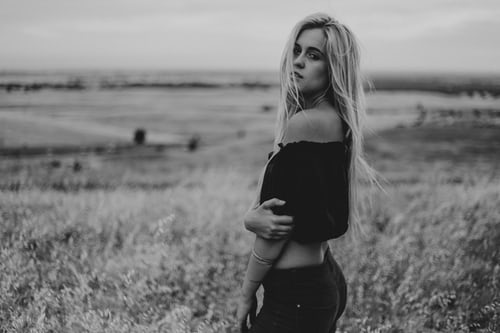
#> input picture ImageEnhancement/histogram equalization/girl.jpeg, 500 x 333 px
$ jupyter execute 'Histogram Equalisation.ipynb'   (shell and % lines are left out)
#> lines starting #> are read from the running program, lines starting #| are printed output that depends on the picture
[cell 1]
import cv2
import matplotlib.pyplot as plt
import numpy as np

[cell 2]
img = cv2.imread('girl.jpeg')
#> img is the input picture: shape (333, 500, 3); min 0, max 210, mean 124.6
plt.imshow(img)

[cell 3]
#img.shape
rows,cols = img.shape[:2]
#> rows = 333; cols = 500

[cell 4]
h = np.zeros(256)
n = rows*cols
#> n = 166500
img_new = np.zeros(img.shape)

[cell 5]
for i in range(0,rows):
    for j in range(0,cols):
        h[img[i][j]] = h[img[i][j]] + 1
#> after the loop, h = 256 values, max 4965 at index 25, min 0 at index 1, mean 650.4

[cell 6]
h,total = np.histogram(img.flatten(),256,[0,256])
#> h = 256 values, max 14895 at index 25, min 0 at index 1, mean 1951.2; total = 257 values from 0 to 256

[cell 7]
#pdf_list = np.ceil(h*(255)/img.size)
#cdf_list = pdf_list.cumsum()
c = h.cumsum()/n
#> c = 256 values from 1.8e-05 to 3
for i in range(0,rows):
    for j in range(0,cols):
        img_new[i,j] = 255*c[img[i][j]]
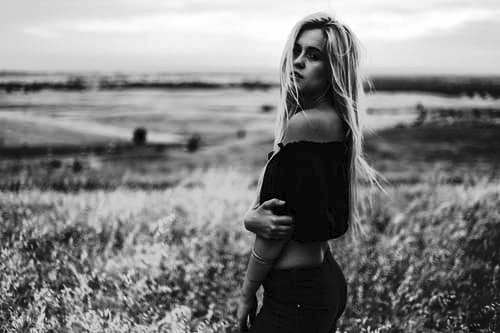
#> img_new: shape (333, 500, 3) float64; min 0.00459, max 765, mean 385.6; drawn with min black and max white

[cell 8]
#for k in range(0,rows):
 #   for l in range(0,cols):
#        img_new[k,l] = cdf_list[img[k,l]]

[cell 9]
cv2.imwrite('img_histeq.png',img_new)
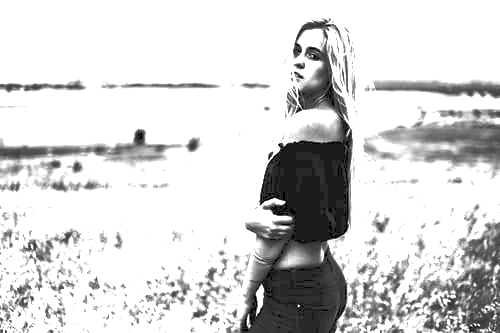
#> saved as img_histeq.png: shape (333, 500, 3); min 0, max 255, mean 213.4
img_new1 = cv2.imread('img_histeq.png')
plt.imshow(img_new1)

[cell 10]
plt.plot(c)
plt.show()
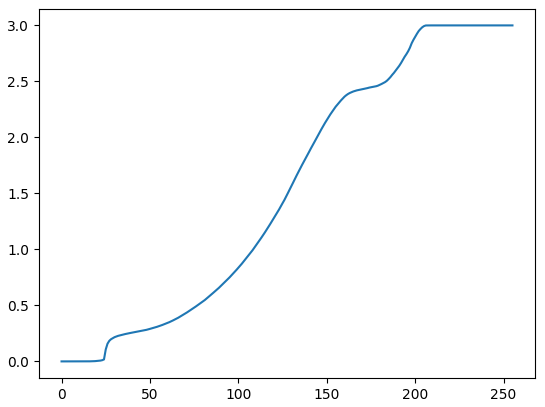
#> figure drawn by matplotlib, 1 panel; curve peaks at x = 210, y = 3

[cell 11]
plt.hist(img.ravel(),256,[0,256])
plt.xlabel('Intensity values')
plt.ylabel('Pixel count')
plt.show()
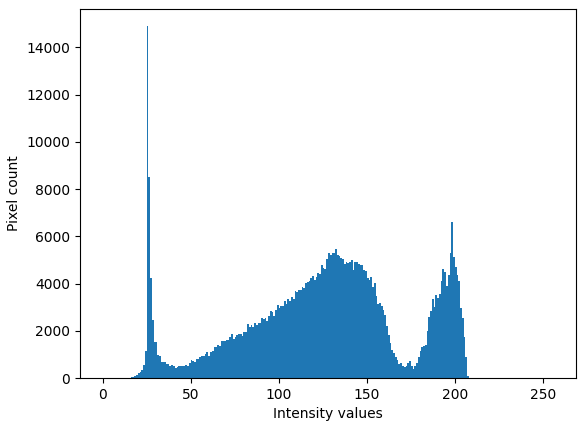
#> figure drawn by matplotlib, 1 panel; tallest bar 14895 high, from x = 25 to 26

[cell 12]
plt.hist(img_new.ravel(),256,[0,256])
plt.xlabel('Intensity values')
plt.ylabel('Pixel count')
plt.show()
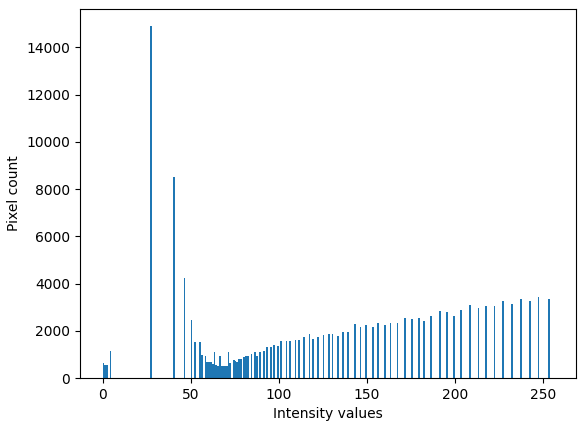
#> figure drawn by matplotlib, 1 panel; tallest bar 14895 high, from x = 27 to 28

$ run again, with ImageEnhancement/histogram equalization/apple.jpeg copied over ImageEnhancement/histogram equalization/girl.jpeg
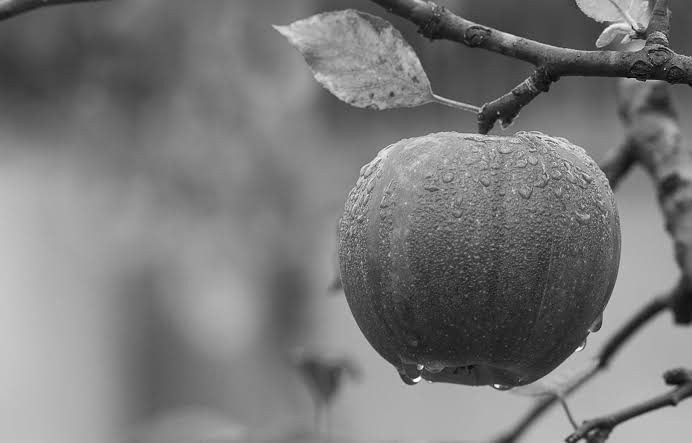
#> input picture ImageEnhancement/histogram equalization/apple.jpeg, 692 x 443 px
#> img is the input picture: shape (443, 692, 3); min 0, max 255, mean 121.2
#> after the loop `for i in range(0,rows):`: h = 256 values, max 4041 at index 174, min 0 at index 2, mean 1197.5
#> `h,total = np.histogram(img.flatten(),256,[0,256])`: h = 256 values, max 12123 at index 174, min 0 at index 2, mean 3592.5; total = 257 values from 0 to 256
#> c = 256 values from 1.96e-05 to 3
#> after the loop `for i in range(0,rows):`:
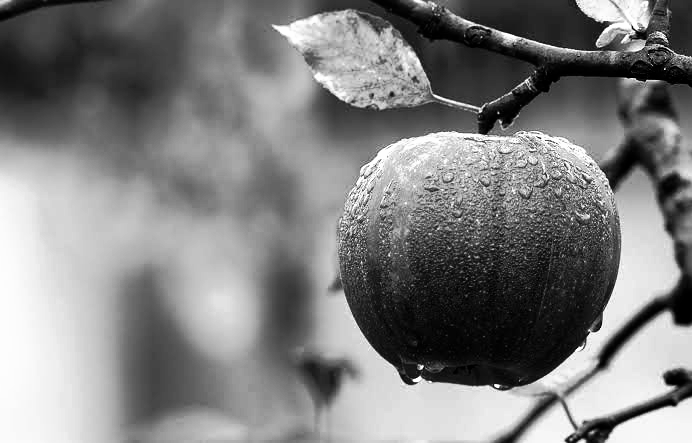
#> img_new: shape (443, 692, 3) float64; min 0.00499, max 765, mean 385.1; drawn with min black and max white
#> `plt.show()`:
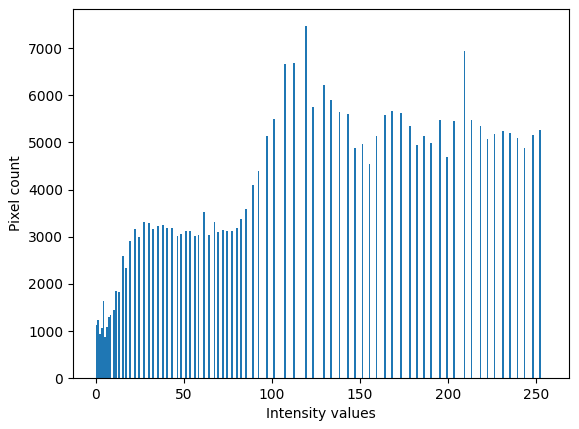
#> figure drawn by matplotlib, 1 panel; tallest bar 7467 high, from x = 119 to 120

$ run again, with ImageEnhancement/histogram equalization/bag.jpeg copied over ImageEnhancement/histogram equalization/girl.jpeg
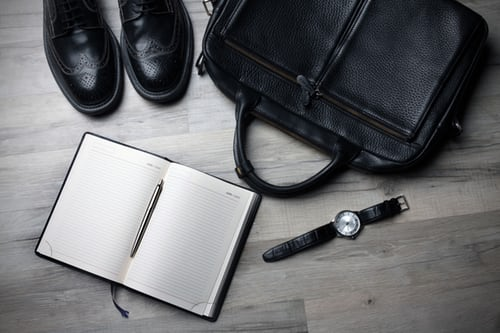
#> input picture ImageEnhancement/histogram equalization/bag.jpeg, 500 x 333 px
#> img is the input picture: shape (333, 500, 3); mean B, G, R 110.5, 108.2, 107.4
#> after the loop `for i in range(0,rows):`: h = 256 values, max 3859 at index 18, min 83 at index 253, mean 1737.8
#> `h,total = np.histogram(img.flatten(),256,[0,256])`: h = 256 values, max 3988 at index 18, min 89 at index 253, mean 1951.2; total = 257 values from 0 to 256
#> c = 256 values from 0.0155 to 3
#> after the loop `for i in range(0,rows):`:
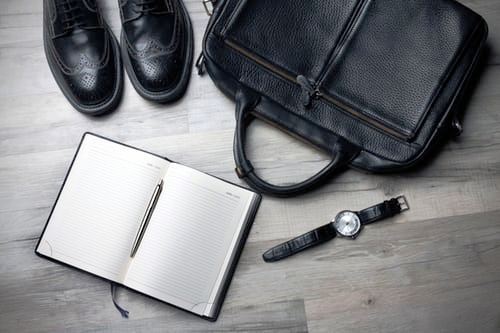
#> img_new: shape (333, 500, 3) float64; mean B, G, R 391.1, 382.4, 379.1; drawn with min black and max white
#> `plt.show()`:
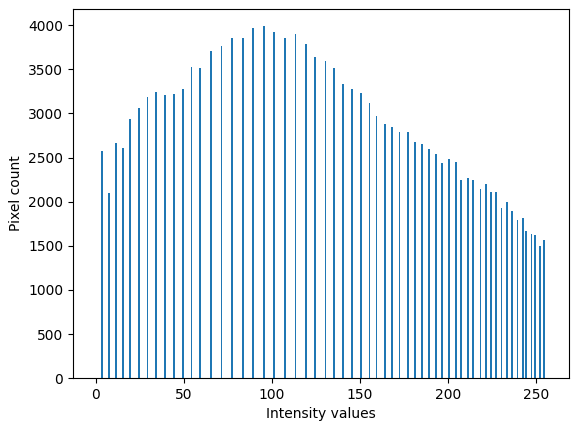
#> figure drawn by matplotlib, 1 panel; tallest bar 3988 high, from x = 95 to 96
